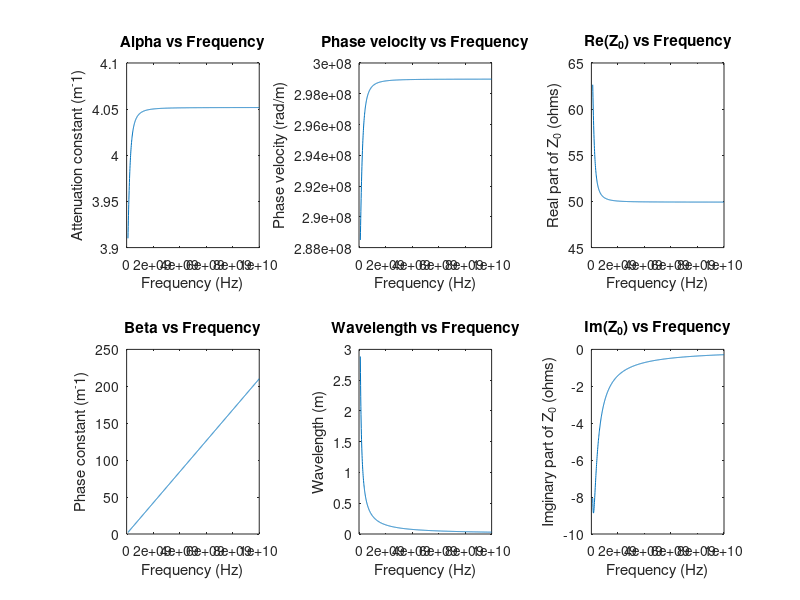

MATLAB code for this plot:
% PART B - VARIATION 00
% R' = 262.5 ohms/m
% L' = 167 nH/m
% G' = 57 mS/m
% C' = 67 pF/m

Rprime = 262.5; % ohms/m
Lprime = 167*1e-9; %H/m
Gprime = 57*1e-3; %S/m
Cprime = 67*1e-12; %F/m

%% freq
freq_start_pulse = 100*1e6;
freq_end_pulse = 10*1e9;
freq_step_pulse = 10*1e6;
freq = freq_start_pulse:freq_step_pulse:freq_end_pulse;
omega = 2*pi*freq;

%% calculations
gamma = j*omega.*sqrt((Lprime-j.*(Rprime./omega)).*(Cprime-j.*(Gprime./omega))); %complex propagation constant
alpha = real(gamma);
beta = imag(gamma);
v_p = omega./beta; %phase velocity
lambda = (2*pi)./beta; %wavelength
Z_0 = sqrt((Rprime+(j*Lprime.*omega))./(Gprime + (j*Cprime.*omega)));
real_Z_0 = real(Z_0);
imag_Z_0 = imag(Z_0);

%% plots
figure(1);

% if this line causes an issue in older versions, you can remove it
% it just resizes the figure window to be maximized when its opened
set(gcf,'WindowState','maximized');

subplot(2,3,1)
plot(freq,alpha)
title("Alpha vs Frequency");
xlabel("Frequency (Hz)");
ylabel("Attenuation constant (m^-1)");

subplot(2,3,4)
plot(freq,beta)
title("Beta vs Frequency");
xlabel("Frequency (Hz)");
ylabel("Phase constant (m^-1)");

subplot(2,3,2)
plot(freq,v_p)
title("Phase velocity vs Frequency");
xlabel("Frequency (Hz)");
ylabel("Phase velocity (rad/m)");

subplot(2,3,5)
plot(freq,lambda)
title("Wavelength vs Frequency");
xlabel("Frequency (Hz)");
ylabel("Wavelength (m)");

subplot(2,3,3)
plot(freq,real_Z_0)
title("Re(Z_0) vs Frequency");
xlabel("Frequency (Hz)");
ylabel("Real part of Z_0 (ohms)");

subplot(2,3,6)
plot(freq,imag_Z_0)
title("Im(Z_0) vs Frequency");
xlabel("Frequency (Hz)");
ylabel("Imginary part of Z_0 (ohms)");